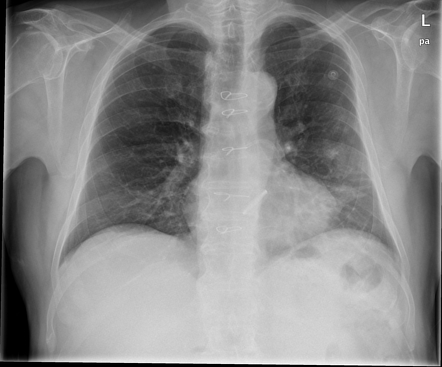
#> input picture CLAHE algorithm/test6.jpg, 442 x 367 px
$ jupyter execute clahe.ipynb
#> lines starting #> are read from the running program, lines starting #| are printed output that depends on the picture; after the words box and inside, x2 and y2 are one past the last pixel; in counts of white or black regions, pixels touching at a corner belong together
[cell 1]
import cv2 as cv
import numpy as np
import matplotlib.pyplot as plt

[cell 2]
test6 = cv.imread('test6.jpg', cv.IMREAD_GRAYSCALE)
#> test6 is the input picture: shape (367, 442); min 0, max 255, mean 137

[cell 3]
def histogram(tile):
    hist = np.zeros(256)
    for i in range(tile.shape[0]):
        hist[tile[i]] += 1
    return hist

[cell 4]
def limitted_histogram(hist, clip_limit):
    add = 0
    for i in range(len(hist)):
        if hist[i] > clip_limit:
            add+= hist[i] - clip_limit
            hist[i] = clip_limit
    return hist+add/len(hist)

[cell 5]
def cdf(hist):
    cdf = np.zeros(256)
    cdf[0] = hist[0]
    for i in range(1, len(hist)):
        cdf[i] = cdf[i-1] + hist[i]
    return cdf

[cell 6]
def clahe(img, tile_size, clip_limit):
#> called with tile_size = 21, clip_limit = 50
    border = tile_size // 2
    image = cv.copyMakeBorder(img, border, border, border, border, cv.BORDER_REFLECT)
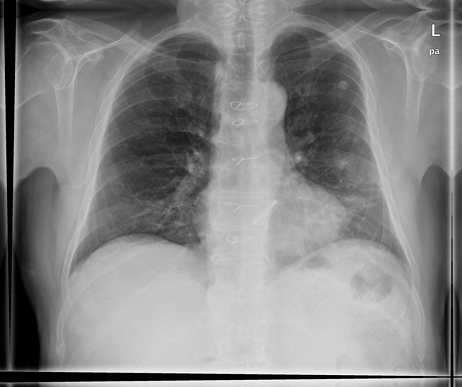
#> image: shape (387, 462); min 0, max 255, mean 133.2
    return_image = image.copy()
    for i in range(border, image.shape[0] - border):
        for j in range(border, image.shape[1] - border):
            tile = image[i - border:i + border + 1, j - border:j + border + 1]
            tile = tile.flatten()
            tile_hist = histogram(tile)
            tile_hist = limitted_histogram(tile_hist, clip_limit)
            tile_cdf = cdf(tile_hist)
            tile_cdf = tile_cdf * 255 / tile_cdf[-1]
            return_image[i, j] = tile_cdf[image[i, j]]
            """cdf_norm = (tile_hist.cumsum() / (tile_size**2))*256
            return_image[i,j] = cdf_norm[image[i,j]]"""
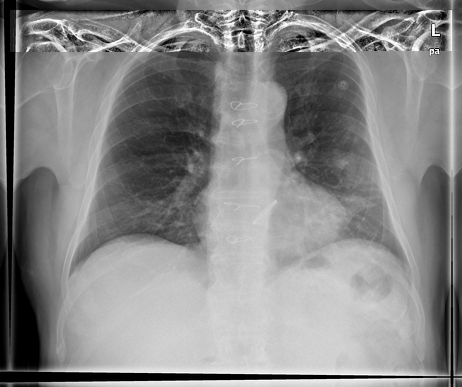
#> return_image: shape (387, 462); 10.23% of pixels changed, all inside (x1, y1, x2, y2) = (10, 10, 452, 52)
    return return_image[border:-border, border:-border]
